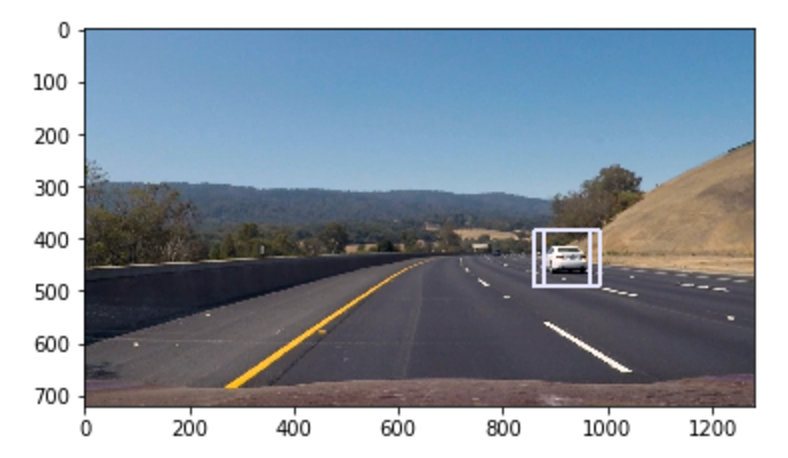
#> input picture Project5-VehicleDetection/sample_box.png, 788 x 458 px; its folder holds only this picture in this run
$ python -i utils.py   (imports and definitions only)   (older library calls are emulated)
#> lines starting #> are read from the running program, lines starting #| are printed output that depends on the picture

# coding: utf-8

# In[1]:


# Necessary imports
import numpy as np
import cv2
import glob

import matplotlib.image as mpimg
import matplotlib.pyplot as plt
# [1 line not run here, left out]

from sklearn.svm import LinearSVC
from sklearn.preprocessing import StandardScaler
from sklearn.model_selection import train_test_split

from skimage.feature import hog

from scipy.ndimage.measurements import label


# # Show two images side by side

# In[2]:


# [8 lines left out: function ShowTwoImages, not called in this run]


# # HOG Features Extraction and Visualization

# In[3]:


# Define a function to return HOG features and visualization
def get_hog_features(img, orient, pix_per_cell, cell_per_block, vis=False, feature_vec=True):
    if vis == True:
        features, hog_image = hog(img, orientations=orient, pixels_per_cell=(pix_per_cell, pix_per_cell),
                                  cells_per_block=(cell_per_block, cell_per_block), transform_sqrt=False,
                                  visualise=True, feature_vector=False)
        return features, hog_image
    else:
        features = hog(img, orientations=orient, pixels_per_cell=(pix_per_cell, pix_per_cell),
                       cells_per_block=(cell_per_block, cell_per_block), transform_sqrt=False,
                       visualise=False, feature_vector=feature_vec)
        return features


# # Extract combined features from an image

# In[4]:


# Define a function to compute binned color features
def bin_spatial(img, size=(32, 32)):
    # Use cv2.resize().ravel() to create the feature vector
    features = cv2.resize(img, size).ravel()
    # Return the feature vector
    return features

# Define a function to compute color histogram features
def color_hist(img, nbins=32, bins_range=(0, 256)):
    # Compute the histogram of the color channels separately
    channel1_hist = np.histogram(img[:,:,0], bins=nbins, range=bins_range)
    channel2_hist = np.histogram(img[:,:,1], bins=nbins, range=bins_range)
    channel3_hist = np.histogram(img[:,:,2], bins=nbins, range=bins_range)
    # Concatenate the histograms into a single feature vector
    hist_features = np.concatenate((channel1_hist[0], channel2_hist[0], channel3_hist[0]))
    # Return the individual histograms, bin_centers and feature vector
    return hist_features

# Define a function to extract features from a single image window
# This function is very similar to extract_features()
# just for a single image rather than list of images
def single_img_features(img, color_space='RGB', spatial_size=(32, 32),
                        hist_bins=32, orient=9,
                        pix_per_cell=8, cell_per_block=2, hog_channel=0,
                        spatial_feat=True, hist_feat=True, hog_feat=True):
    #1) Define an empty list to receive features
    img_features = []
    #2) Apply color conversion if other than 'RGB'
    if color_space != 'RGB':
        if color_space == 'HSV':
            feature_image = cv2.cvtColor(img, cv2.COLOR_RGB2HSV)
        elif color_space == 'LUV':
            feature_image = cv2.cvtColor(img, cv2.COLOR_RGB2LUV)
        elif color_space == 'HLS':
            feature_image = cv2.cvtColor(img, cv2.COLOR_RGB2HLS)
        elif color_space == 'YUV':
            feature_image = cv2.cvtColor(img, cv2.COLOR_RGB2YUV)
        elif color_space == 'YCrCb':
            feature_image = cv2.cvtColor(img, cv2.COLOR_RGB2YCrCb)
    else: feature_image = np.copy(img)
    #3) Compute spatial features if flag is set
    if spatial_feat == True:
        spatial_features = bin_spatial(feature_image, size=spatial_size)
        #4) Append features to list
        img_features.append(spatial_features)
    #5) Compute histogram features if flag is set
    if hist_feat == True:
        hist_features = color_hist(feature_image, nbins=hist_bins)
        #6) Append features to list
        img_features.append(hist_features)
    #7) Compute HOG features if flag is set
    if hog_feat == True:
        if hog_channel == 'ALL':
            hog_features = []
            for channel in range(feature_image.shape[2]):
                hog_features.extend(get_hog_features(feature_image[:,:,channel],
                                    orient, pix_per_cell, cell_per_block,
                                    vis=False, feature_vec=True))
        else:
            hog_features = get_hog_features(feature_image[:,:,hog_channel], orient,
                        pix_per_cell, cell_per_block, vis=False, feature_vec=True)
        #8) Append features to list
        img_features.append(hog_features)

    #9) Return concatenated array of features
    return np.concatenate(img_features)


# Define a function to extract features from a list of images
# [240 lines left out: functions extract_features, slide_window, search_windows, draw_boxes, find_cars, add_heat and 2 more, not called in this run]


# In[ ]:

>>> import cv2
>>> picture = cv2.cvtColor(cv2.imread('sample_box.png'), cv2.COLOR_BGR2RGB)
>>> result = single_img_features(picture)
#> in bin_spatial, `features = cv2.resize(img, size).ravel()`: features = 3072 values, max 255 at index 0, min 10 at index 1950, mean 149.3
#> in single_img_features, `spatial_features = bin_spatial(feature_image, size=spatial_size)`: spatial_features has the same summary as features in bin_spatial
#> in color_hist, `hist_features = np.concatenate((channel1_hist[0], channel2_hist[0], ch..`: hist_features = 96 values, max 96339 at index 95, min 37 at index 64, mean 11278.2
#> in get_hog_features, `features = hog(img, orientations=orient, pixels_per_cell=(pix_per_cell..`:
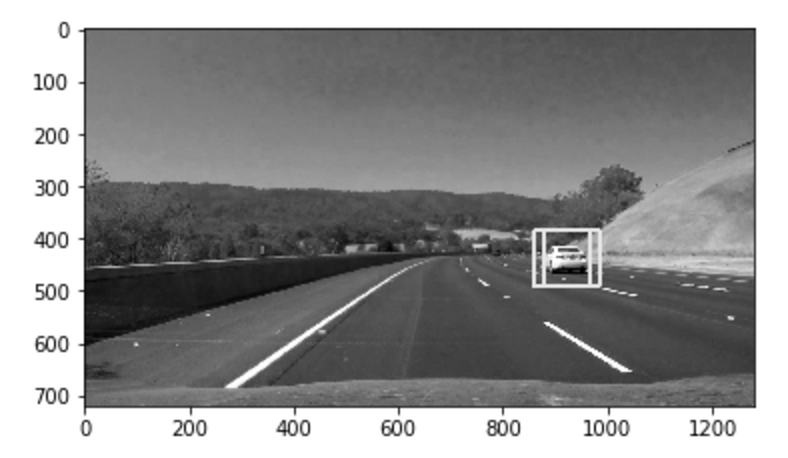
#> img: shape (458, 788); min 0, max 255, mean 143.8

$ run again, on Project5-VehicleDetection/car_nocar.png
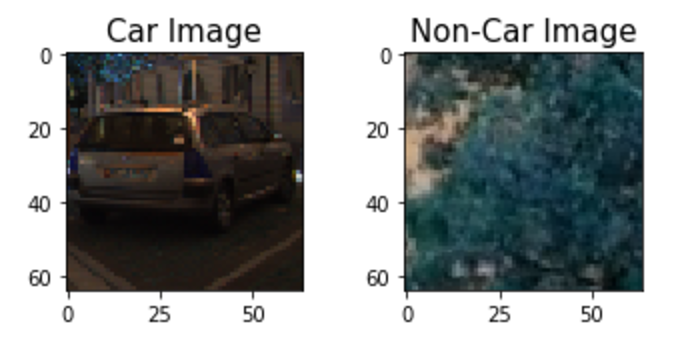
#> input picture Project5-VehicleDetection/car_nocar.png, 688 x 340 px
#> features = 3072 values, max 255 at index 0, min 0 at index 2094, mean 149.3
#> spatial_features has the same summary as features in bin_spatial
#> in color_hist, `hist_features = np.concatenate((channel1_hist[0], channel2_hist[0], ch..`: hist_features = 96 values, max 107077 at index 31, min 214 at index 85, mean 7310
#> in get_hog_features, `features = hog(img, orientations=orient, pixels_per_cell=(pix_per_cell..`:
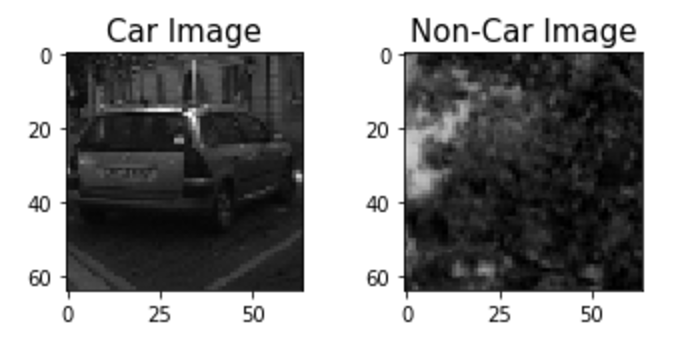
#> img: shape (340, 688); min 0, max 255, mean 145.5

$ run again, on Project5-VehicleDetection/features.png
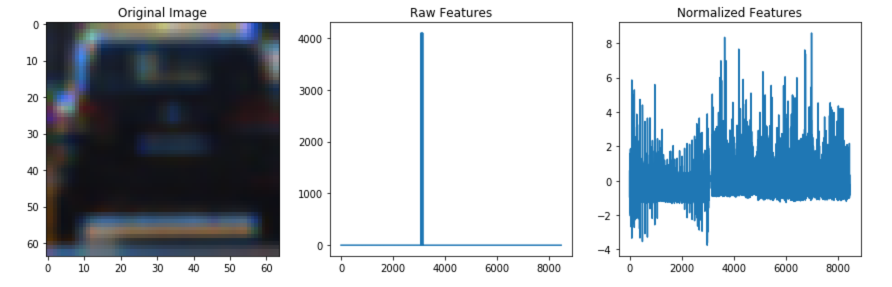
#> input picture Project5-VehicleDetection/features.png, 1784 x 574 px (shown at 1/2 size)
#> features = 3072 values, max 255 at index 0, min 13 at index 2504, mean 193.7
#> spatial_features has the same summary as features in bin_spatial
#> in color_hist, `hist_features = np.concatenate((channel1_hist[0], channel2_hist[0], ch..`: hist_features = 96 values, max 672305 at index 95, min 135 at index 64, mean 32000.5
#> in get_hog_features, `features = hog(img, orientations=orient, pixels_per_cell=(pix_per_cell..`:
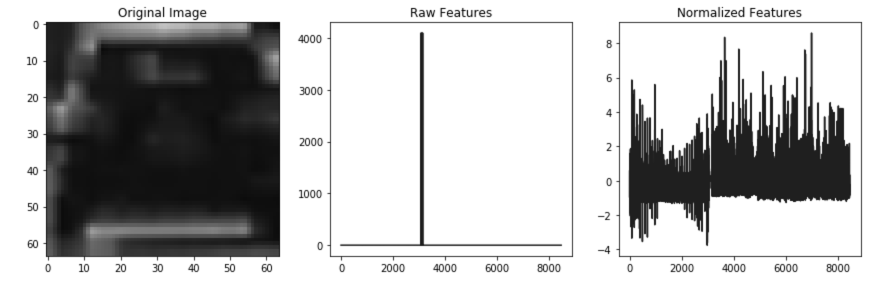
#> img: shape (574, 1784) (shown at 1/2 size); min 3, max 255, mean 188

$ run again, on Project5-VehicleDetection/heatmap.png
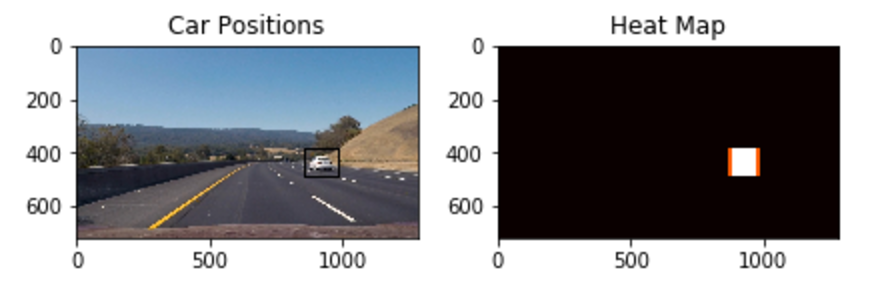
#> input picture Project5-VehicleDetection/heatmap.png, 870 x 302 px
#> features = 3072 values, max 255 at index 0, min 0 at index 535, mean 153.9
#> spatial_features has the same summary as features in bin_spatial
#> in color_hist, `hist_features = np.concatenate((channel1_hist[0], channel2_hist[0], ch..`: hist_features = 96 values, max 118058 at index 31, min 294 at index 66, mean 8210.6
#> in get_hog_features, `features = hog(img, orientations=orient, pixels_per_cell=(pix_per_cell..`:
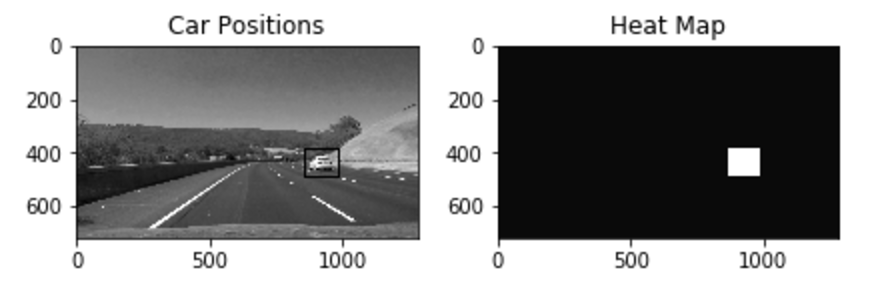
#> img: shape (302, 870); min 1, max 255, mean 150.5
